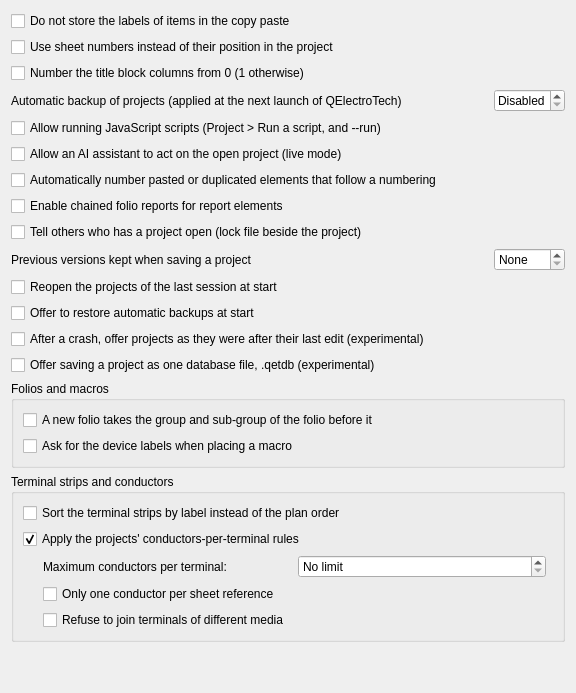
     <widget class="QWidget" name="tab_4">
      <attribute name="title">
       <string>Projects</string>
      </attribute>
      <layout class="QGridLayout" name="gridLayout_2">
       <item row="1" column="0">
        <widget class="QCheckBox" name="m_use_folio_label">
         <property name="text">
          <string>Use sheet numbers instead of their position in the project</string>
         </property>
        </widget>
       </item>
       <item row="3" column="0">
        <widget class="QLabel" name="label">
         <property name="text">
          <string>Automatic backup of projects (applied at the next launch of QElectroTech)</string>
         </property>
        </widget>
       </item>
       <item row="3" column="2">
        <widget class="QSpinBox" name="m_autosave_sb">
         <property name="frame">
          <bool>true</bool>
         </property>
         <property name="specialValueText">
          <string>Disabled</string>
         </property>
         <property name="accelerated">
          <bool>true</bool>
         </property>
         <property name="suffix">
          <string comment="minute"> min</string>
         </property>
         <property name="maximum">
          <number>200</number>
         </property>
         <property name="singleStep">
          <number>10</number>
         </property>
        </widget>
       </item>
       <item row="6" column="0">
        <widget class="QCheckBox" name="m_autonumber_pasted">
         <property name="text">
          <string>Automatically number pasted or duplicated elements that follow a numbering</string>
         </property>
         <property name="toolTip">
          <string>A pasted element receives the next number of its numbering instead of the copied element's name, and the numbering advances.</string>
         </property>
        </widget>
       </item>
       <item row="8" column="0">
        <widget class="QCheckBox" name="m_project_lock">
         <property name="toolTip">
          <string>A small hidden file beside the project says who has it open. Someone else opening it is told, and can open it read-only. Turn this off if your shared drive does not cope with it.</string>
         </property>
         <property name="text">
          <string>Tell others who has a project open (lock file beside the project)</string>
         </property>
        </widget>
       </item>
       <item row="0" column="0">
        <widget class="QCheckBox" name="m_save_label_paste">
         <property name="text">
          <string>Do not store the labels of items in the copy paste</string>
         </property>
        </widget>
       </item>
       <item row="4" column="0">
        <widget class="QCheckBox" name="m_enable_scripting">
         <property name="text">
          <string>Allow running JavaScript scripts (Project &gt; Run a script, and --run)</string>
         </property>
         <property name="toolTip">
          <string>A script runs with your permissions: it can read and modify the open project and write files. Disabled by default; only run scripts whose origin you know.</string>
         </property>
        </widget>
       </item>
       <item row="5" column="0">
        <widget class="QCheckBox" name="m_live_assistant">
         <property name="text">
          <string>Allow an AI assistant to act on the open project (live mode)</string>
         </property>
         <property name="toolTip">
          <string>An assistant connected through the MCP server can then run scripts on the open project, as you watch. A warning is shown at every start while this setting is on. Takes effect at the next start; unticking it closes the connection at once.</string>
         </property>
        </widget>
       </item>
       <item row="7" column="0">
        <widget class="QCheckBox" name="m_enable_chained_reports">
         <property name="text">
          <string>Enable chained folio reports for report elements</string>
         </property>
         <property name="toolTip">
          <string>When enabled, report elements (cross-references) across folios with matching labels are automatically chained together. Newly created projects will have this enabled automatically.</string>
         </property>
        </widget>
       </item>
       <item row="9" column="0">
        <widget class="QLabel" name="m_previous_versions_label">
         <property name="text">
          <string>Previous versions kept when saving a project</string>
         </property>
         <property name="toolTip">
          <string>Before a project is saved, the file as it was is copied to a folder beside it, named after the project with "-backups". Only the newest are kept.</string>
         </property>
        </widget>
       </item>
       <item row="9" column="2">
        <widget class="QSpinBox" name="m_previous_versions_sb">
         <property name="toolTip">
          <string>Before a project is saved, the file as it was is copied to a folder beside it, named after the project with "-backups". Only the newest are kept.</string>
         </property>
         <property name="specialValueText">
          <string>None</string>
         </property>
         <property name="maximum">
          <number>100</number>
         </property>
        </widget>
       </item>
       <item row="10" column="0">
        <widget class="QCheckBox" name="m_reopen_projects">
         <property name="text">
          <string>Reopen the projects of the last session at start</string>
         </property>
         <property name="toolTip">
          <string>The projects open when QElectroTech was last left are opened again, unless it is started with a file to open.</string>
         </property>
        </widget>
       </item>
       <item row="11" column="0">
        <widget class="QCheckBox" name="m_offer_backups">
         <property name="text">
          <string>Offer to restore automatic backups at start</string>
         </property>
         <property name="toolTip">
          <string>After a crash, the automatic backups (made every few minutes, see "Automatic backup of projects" above) are offered at the next start. Unticked, they are kept but not offered, the status bar says how many there are, and they are offered again once this is ticked. Not the same as the option below, which keeps a copy after every edit.</string>
         </property>
        </widget>
       </item>
       <item row="12" column="0">
        <widget class="QCheckBox" name="m_working_copy_recovery">
         <property name="text">
          <string>After a crash, offer projects as they were after their last edit (experimental)</string>
         </property>
         <property name="toolTip">
          <string>While a project is open, QElectroTech keeps a copy of it in its data folder, saved after every edit. If QElectroTech does not close normally, the next start offers that copy with the recovery files.</string>
         </property>
        </widget>
       </item>
       <item row="13" column="0">
        <widget class="QCheckBox" name="m_qetdb_enabled">
         <property name="text">
          <string>Offer saving a project as one database file, .qetdb (experimental)</string>
         </property>
         <property name="toolTip">
          <string>Save As then offers .qetdb: the whole project in one SQLite file. The format may still change; keep a .qet or .qetz copy of projects that matter.</string>
         </property>
        </widget>
       </item>
       <item row="3" column="1">
        <spacer name="horizontalSpacer">
         <property name="orientation">
          <enum>Qt::Horizontal</enum>
         </property>
         <property name="sizeHint" stdset="0">
          <size>
           <width>40</width>
           <height>20</height>
          </size>
         </property>
        </spacer>
       </item>
       <item row="2" column="0">
        <widget class="QCheckBox" name="m_border_0">
         <property name="text">
          <string extracomment="Choix de l'increment de depart 1 ou 0">Number the title block columns from 0 (1 otherwise)</string>
         </property>
        </widget>
       </item>
       <item row="14" column="0" colspan="3">
        <widget class="QGroupBox" name="m_folios_gb">
         <property name="title">
          <string>Folios and macros</string>
         </property>
         <layout class="QVBoxLayout" name="m_folios_gb_layout">
          <item>
           <widget class="QCheckBox" name="m_new_folio_group_cb">
            <property name="text">
             <string>A new folio takes the group and sub-group of the folio before it</string>
            </property>
            <property name="toolTip">
             <string>Only a group or sub-group typed on that folio is taken. Unchecked, a new folio has none and is in its plant and location.</string>
            </property>
           </widget>
          </item>
          <item>
           <widget class="QCheckBox" name="m_macro_ask_labels_cb">
            <property name="text">
             <string>Ask for the device labels when placing a macro</string>
            </property>
            <property name="toolTip">
             <string>Proposes the next free labels, which Accept All takes. Unchecked, a macro keeps its saved labels.</string>
            </property>
           </widget>
          </item>
         </layout>
        </widget>
       </item>
       <item row="15" column="0" colspan="3">
        <widget class="QGroupBox" name="m_terminals_gb">
         <property name="title">
          <string>Terminal strips and conductors</string>
         </property>
         <layout class="QVBoxLayout" name="m_terminals_gb_layout">
          <item>
           <widget class="QCheckBox" name="m_strip_sort_by_label">
            <property name="toolTip">
             <string>Used when the automatic assignment makes a terminal strip and by "Automatic position" in the terminal manager. Unchecked: the way the plan is drawn, folio by folio then left to right, which keeps N and PE where they are drawn. Checked: by label, X1:2 before X1:10. A strip already made keeps its order until it is sorted again.</string>
            </property>
            <property name="text">
             <string>Sort the terminal strips by label instead of the plan order</string>
            </property>
           </widget>
          </item>
          <item>
           <widget class="QCheckBox" name="m_wiring_rules_cb">
            <property name="toolTip">
             <string>When unticked, no conductors-per-terminal rule applies, whatever the projects' settings.</string>
            </property>
            <property name="text">
             <string>Apply the projects' conductors-per-terminal rules</string>
            </property>
            <property name="checked">
             <bool>true</bool>
            </property>
           </widget>
          </item>
          <item>
           <layout class="QHBoxLayout" name="m_wiring_max_wires_layout">
            <property name="leftMargin">
             <number>20</number>
            </property>
            <item>
             <widget class="QLabel" name="m_wiring_max_wires_label">
              <property name="text">
               <string>Maximum conductors per terminal:</string>
              </property>
             </widget>
            </item>
            <item>
             <widget class="QSpinBox" name="m_wiring_max_wires_sb">
              <property name="minimumSize">
               <size>
                <width>120</width>
                <height>0</height>
               </size>
              </property>
              <property name="toolTip">
               <string>For every project except those with their own settings. A new conductor that would take a terminal past this number is refused; conductors already drawn are not changed. 4 means two twin ferrules, one on each side of the screw.</string>
              </property>
              <property name="specialValueText">
               <string>No limit</string>
              </property>
              <property name="maximum">
               <number>99</number>
              </property>
             </widget>
            </item>
            <item>
             <spacer name="m_wiring_max_wires_spacer">
              <property name="orientation">
               <enum>Qt::Horizontal</enum>
              </property>
             </spacer>
            </item>
           </layout>
          </item>
          <item>
           <layout class="QHBoxLayout" name="m_wiring_report_layout">
            <property name="leftMargin">
             <number>20</number>
            </property>
            <item>
             <widget class="QCheckBox" name="m_wiring_one_wire_per_report_cb">
              <property name="toolTip">
               <string>A sheet reference is a virtual point: it takes only one conductor, the one that continues on the other sheet.</string>
              </property>
              <property name="text">
               <string>Only one conductor per sheet reference</string>
              </property>
             </widget>
            </item>
           </layout>
          </item>
          <item>
           <layout class="QHBoxLayout" name="m_wiring_media_layout">
            <property name="leftMargin">
             <number>20</number>
            </property>
            <item>
             <widget class="QCheckBox" name="m_wiring_refuse_mixed_media_cb">
              <property name="toolTip">
               <string>A terminal connects a medium: electrical, or for a process symbol a pipe, a signal or a drive. Ticked, two terminals of different media are not joined; unticked, they are, and QElectroTech only says so.</string>
              </property>
              <property name="text">
               <string>Refuse to join terminals of different media</string>
              </property>
             </widget>
            </item>
           </layout>
          </item>
         </layout>
        </widget>
       </item>
       <item row="16" column="0">
        <spacer name="verticalSpacer_2">
         <property name="orientation">
          <enum>Qt::Vertical</enum>
         </property>
         <property name="sizeHint" stdset="0">
          <size>
           <width>20</width>
           <height>40</height>
          </size>
         </property>
        </spacer>
       </item>
      </layout>
     </widget>
